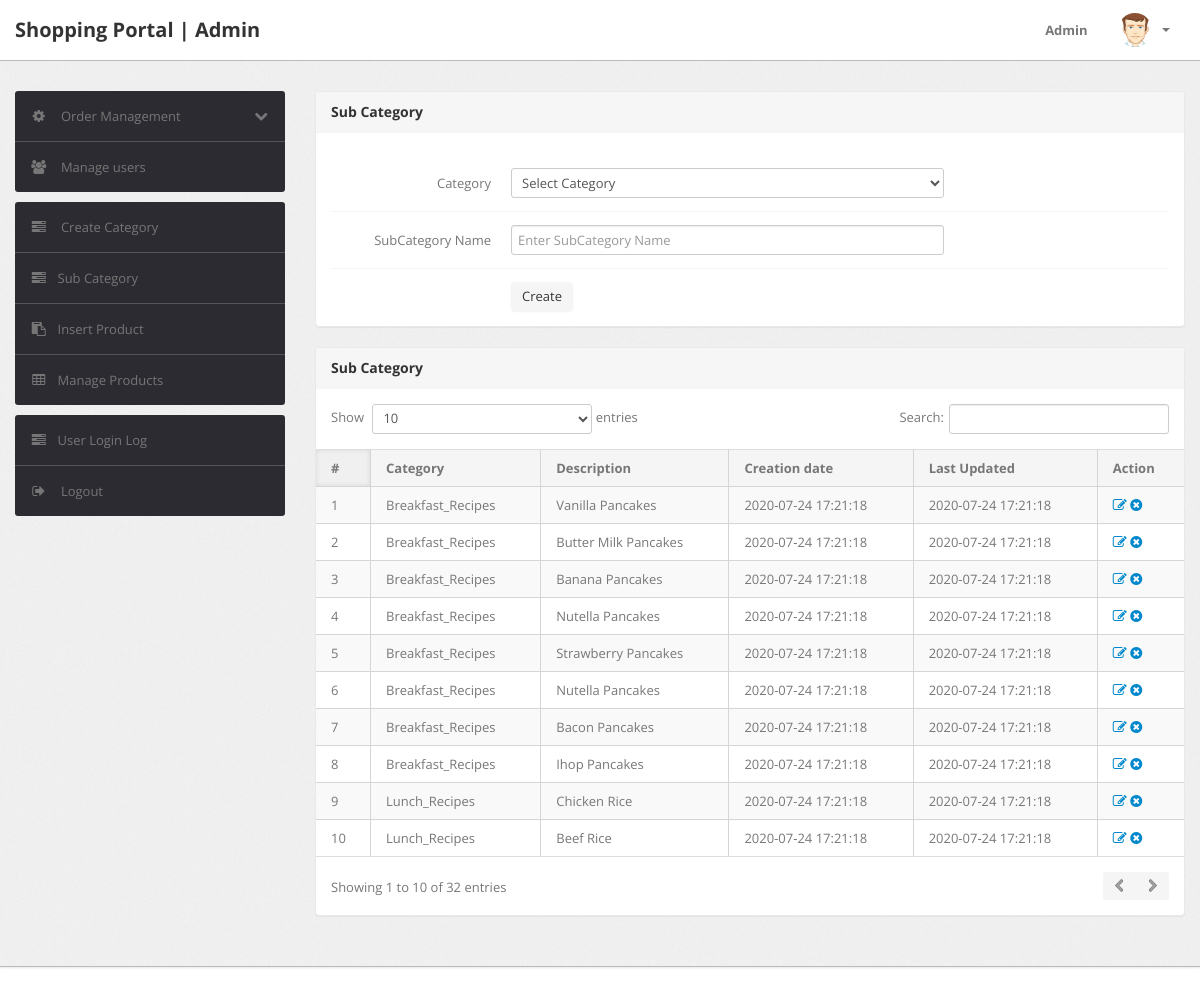
Page /admin/subcategory.php (signed in) on the committed database.
### tables this page shows
CREATE TABLE `subcategory` (
  `id` int(11) NOT NULL,
  `categoryid` int(11) DEFAULT NULL,
  `subcategory` varchar(255) DEFAULT NULL,
  `creationDate` timestamp NULL DEFAULT CURRENT_TIMESTAMP,
  `updationDate` varchar(255) DEFAULT NULL
);

CREATE TABLE `category` (
  `id` int(11) NOT NULL,
  `categoryName` varchar(255) DEFAULT NULL,
  `categoryDescription` longtext,
  `creationDate` timestamp NOT NULL DEFAULT CURRENT_TIMESTAMP,
  `updationDate` varchar(255) DEFAULT NULL
);

### admin/subcategory.php (the view, shortened to what this page needs)
<?php
include('include/config.php');
if(strlen($_SESSION['alogin'])==0)
	{
header('location:index.php');
}
else{
?>
<!DOCTYPE html>
<html lang="en">
<head>
	<link type="text/css" href="bootstrap/css/bootstrap.min.css" rel="stylesheet">
	<link type="text/css" href="bootstrap/css/bootstrap-responsive.min.css" rel="stylesheet">
	<link type="text/css" href="css/theme.css" rel="stylesheet">
	<link type="text/css" href="images/icons/css/font-awesome.css" rel="stylesheet">
</head>
<body>
<?php include('include/header.php');?>
	<div class="wrapper">
		<div class="container">
			<div class="row">
<?php include('include/sidebar.php');?>
			<div class="span9">
					<div class="content">
						<div class="module">
							<div class="module-head">
								<h3>Sub Category</h3>
							</div>
							<div class="module-body">
									<br />
			<form class="form-horizontal row-fluid" name="subcategory" method="post" >
<div class="control-group">
<label class="control-label" for="basicinput">Category</label>
<div class="controls">
<select name="category" class="span8 tip" required>
<option value="">Select Category</option>
</select>
</div>
</div>
<div class="control-group">
<label class="control-label" for="basicinput">SubCategory Name</label>
<div class="controls">
<input type="text" placeholder="Enter SubCategory Name"  name="subcategory" class="span8 tip" required>
</div>
</div>
	<div class="control-group">
											<div class="controls">
												<button type="submit" name="submit" class="btn">Create</button>
											</div>
										</div>
									</form>
							</div>
						</div>
	<div class="module">
							<div class="module-head">
								<h3>Sub Category</h3>
							</div>
							<div class="module-body table">
								<table cellpadding="0" cellspacing="0" border="0" class="datatable-1 table table-bordered table-striped	 display" width="100%">
									<thead>
										<tr>
											<th>#</th>
											<th>Category</th>
											<th>Description</th>
											<th>Creation date</th>
											<th>Last Updated</th>
											<th>Action</th>
										</tr>
									</thead>
									<tbody>
<?php $query=mysqli_query($con,"select subcategory.id,category.categoryName,subcategory.subcategory,subcategory.creationDate,subcategory.updationDate from subcategory join category on category.id=subcategory.categoryid");
$cnt=1;
while($row=mysqli_fetch_array($query))
{
?>
										<tr>
											<td><?php echo htmlentities($cnt);?></td>
											<td><?php echo htmlentities($row['categoryName']);?></td>
											<td><?php echo htmlentities($row['subcategory']);?></td>
											<td> <?php echo htmlentities($row['creationDate']);?></td>
											<td><?php echo htmlentities($row['updationDate']);?></td>
											<td>
											<a href="edit-subcategory.php?id=<?php echo $row['id']?>" ><i class="icon-edit"></i></a>
											<a href="subcategory.php?id=<?php echo $row['id']?>&del=delete" onClick="return confirm('Are you sure you want to delete?')"><i class="icon-remove-sign"></i></a></td>
										</tr>
										<?php $cnt=$cnt+1; } ?>
								</table>
							</div>
						</div>
					</div>
				</div>
			</div>
		</div>
	</div>
<?php include('include/footer.php');?>
</body>
<?php } ?>

### rows in the picture
subcategory: categoryid.categoryName "Breakfast_Recipes", subcategory "Vanilla Pancakes", creationDate "2020-07-24 17:21:18", updationDate "2020-07-24 17:21:18"
subcategory: categoryid.categoryName "Breakfast_Recipes", subcategory "Butter Milk Pancakes", creationDate "2020-07-24 17:21:18", updationDate "2020-07-24 17:21:18"
subcategory: categoryid.categoryName "Breakfast_Recipes", subcategory "Banana Pancakes", creationDate "2020-07-24 17:21:18", updationDate "2020-07-24 17:21:18"
subcategory: categoryid.categoryName "Breakfast_Recipes", subcategory "Nutella Pancakes", creationDate "2020-07-24 17:21:18", updationDate "2020-07-24 17:21:18"
subcategory: categoryid.categoryName "Breakfast_Recipes", subcategory "Strawberry Pancakes", creationDate "2020-07-24 17:21:18", updationDate "2020-07-24 17:21:18"
subcategory: categoryid.categoryName "Breakfast_Recipes", subcategory "Nutella Pancakes", creationDate "2020-07-24 17:21:18", updationDate "2020-07-24 17:21:18"
subcategory: categoryid.categoryName "Breakfast_Recipes", subcategory "Bacon Pancakes", creationDate "2020-07-24 17:21:18", updationDate "2020-07-24 17:21:18"
subcategory: categoryid.categoryName "Breakfast_Recipes", subcategory "Ihop Pancakes", creationDate "2020-07-24 17:21:18", updationDate "2020-07-24 17:21:18"
subcategory: categoryid.categoryName "Lunch_Recipes", subcategory "Chicken Rice", creationDate "2020-07-24 17:21:18", updationDate "2020-07-24 17:21:18"
subcategory: categoryid.categoryName "Lunch_Recipes", subcategory "Beef Rice", creationDate "2020-07-24 17:21:18", updationDate "2020-07-24 17:21:18"
